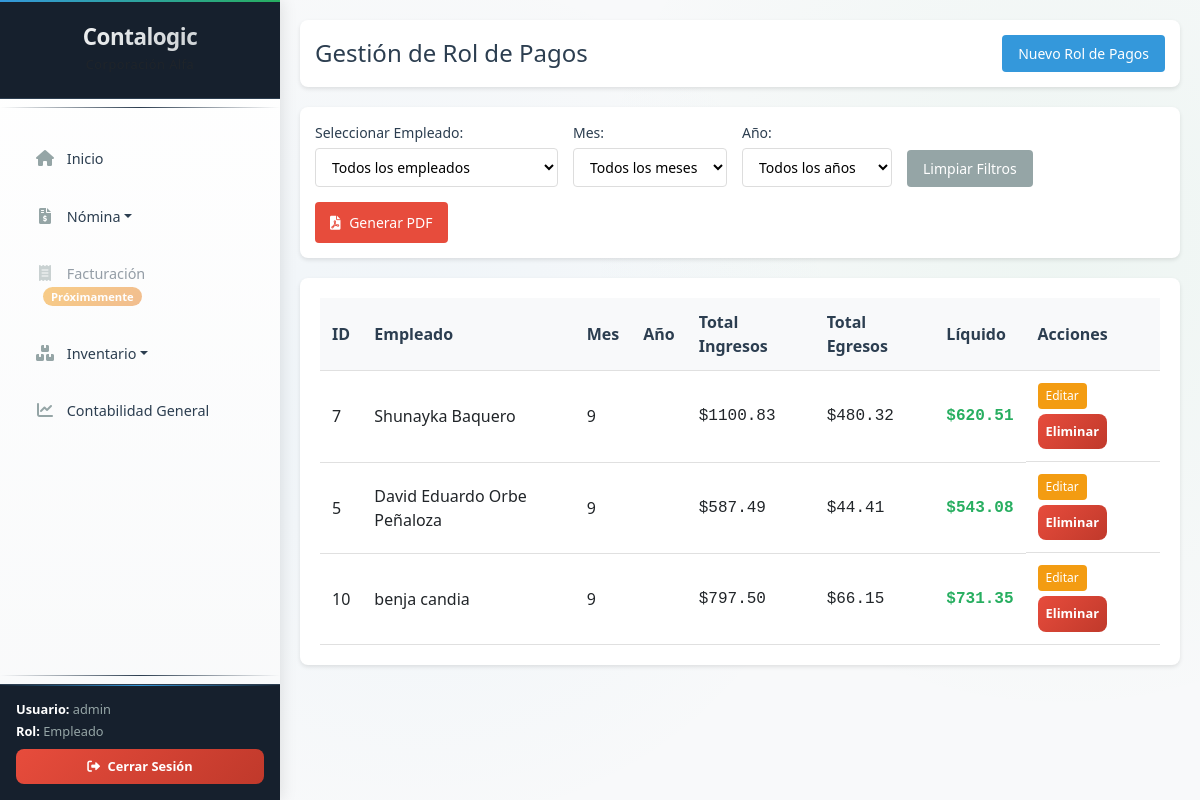
The app's page /rol_pagos (signed in), older data.
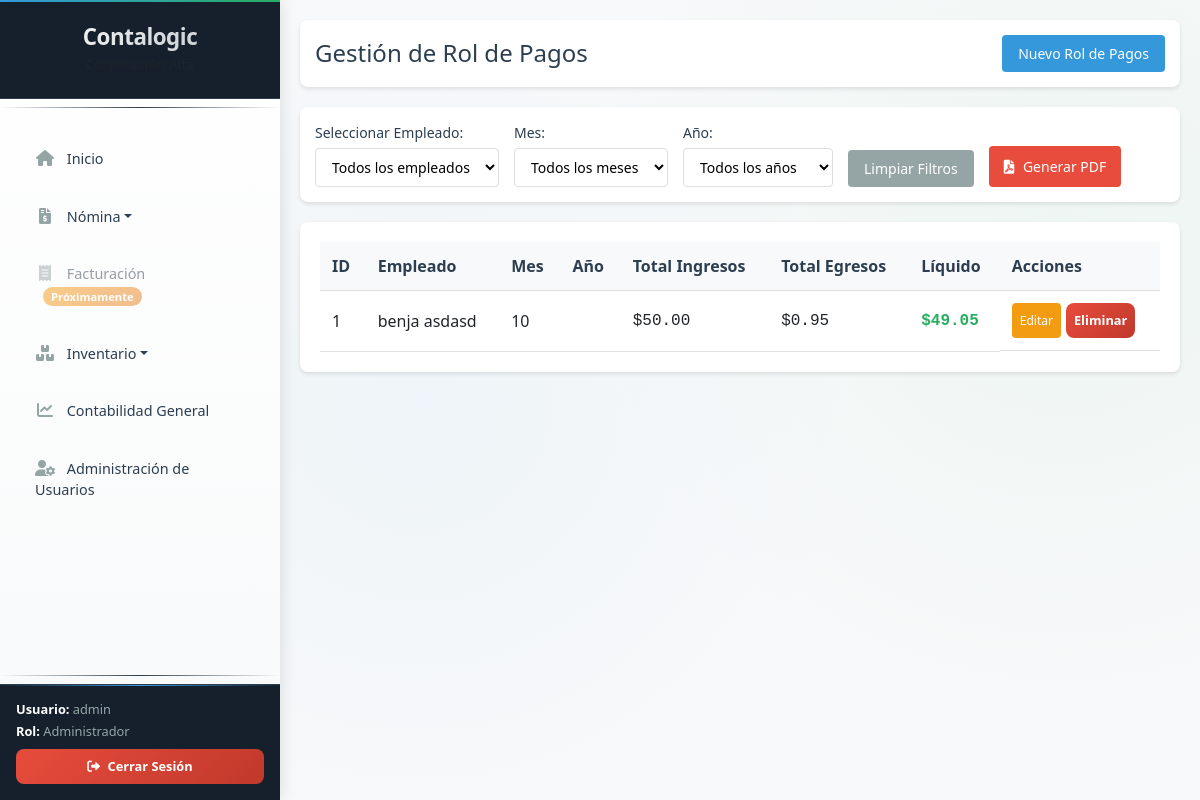
The same page, newer data.
### tables this page shows
CREATE TABLE rol_pagos (
        id INTEGER PRIMARY KEY AUTOINCREMENT,
        empleado_id INTEGER NOT NULL,
        dia INTEGER DEFAULT 1,
        mes INTEGER NOT NULL,
        año INTEGER NOT NULL,
        sueldo REAL NOT NULL,
        dias_trabajo REAL DEFAULT 0,
        bonificacion REAL DEFAULT 0,
        transporte REAL DEFAULT 0,
        alimentacion REAL DEFAULT 0,
        horas_extras REAL DEFAULT 0,
        tipo_horas_extras TEXT DEFAULT 'Ordinarias',
        valor_horas_extras REAL DEFAULT 0,
        decimo_tercero REAL DEFAULT 0,
        decimo_cuarto REAL DEFAULT 0,
        fondos_reserva REAL DEFAULT 0,
        otros_ingresos REAL DEFAULT 0,
        iess REAL DEFAULT 0,
        prestamos_iess REAL DEFAULT 0,
        impuesto_renta REAL DEFAULT 0,
        seguro_privado REAL DEFAULT 0,
        comisariato REAL DEFAULT 0,
        aporte_patronal REAL DEFAULT 0,
        total_ingresos REAL DEFAULT 0,
        total_egresos REAL DEFAULT 0,
        liquido_pagar REAL DEFAULT 0,
        fecha_generacion TIMESTAMP DEFAULT CURRENT_TIMESTAMP,
        FOREIGN KEY (empleado_id) REFERENCES empleados (id)
    );

### app.py (the view)
@app.route('/rol_pagos')
@login_required
def rol_pagos():
    empleado_id = request.args.get('empleado_id', '')
    mes = request.args.get('mes', '')
    ano = request.args.get('ano', '')
    query = """
    SELECT rp.*, e.nombres || ' ' || e.apellidos as empleado_nombre, e.id as empleado_id
    FROM rol_pagos rp
    JOIN empleados e ON rp.empleado_id = e.id
    WHERE e.activo = 1
    """
    params = []
    if empleado_id:
        query += " AND rp.empleado_id = ?"
        params.append(int(empleado_id))
    if mes:
        query += " AND rp.mes = ?"
        params.append(int(mes))
    if ano:
        query += " AND rp.año = ?"
        params.append(int(ano))
    query += " ORDER BY rp.año DESC, rp.mes DESC, e.apellidos, e.nombres"
    conn = get_db_connection()
    cursor = conn.cursor()
    cursor.execute(query, params)
    roles = cursor.fetchall()
    cursor.execute("SELECT id, nombres, apellidos FROM empleados WHERE activo = 1 ORDER BY apellidos, nombres")
    empleados = cursor.fetchall()
    conn.close()
    now = datetime.now()
    return render_template('rol_pagos.html',
                         roles=roles,
                         empleados=empleados,
                         current_day=now.day,
                         current_month=now.month,
                         current_year=now.year)

### app.py (called while the page is built)
def login_required(f):
    @wraps(f)
    def decorated_function(*args, **kwargs):
        if 'logged_in' not in session:
            return redirect(url_for('login'))
        return f(*args, **kwargs)
    return decorated_function

### database.py (called while the page is built)
def get_db_connection():
    conn = sqlite3.connect('contalogic.db')
    conn.row_factory = sqlite3.Row
    return conn

### templates/rol_pagos.html (shortened to what this page needs)
{% extends "base.html" %}
{% block css_files %}
<link rel="stylesheet" href="{{ url_for('static', filename='css/rol_pagos.css') }}">
{% endblock %}
{% block content %}
<div class="page-content">
    <div class="page-header">
        <h2>Gestión de Rol de Pagos</h2>
        <button class="btn btn-primary" onclick="openModal('newRolModal')">Nuevo Rol de Pagos</button>
    </div>
    <div class="filters-container">
        <div class="filter-group">
            <label for="empleado">Seleccionar Empleado:</label>
            <select id="empleado" onchange="filterByEmpleado()">
                <option value="">Todos los empleados</option>
            </select>
        </div>
        <div class="filter-group">
            <label for="mes">Mes:</label>
            <select id="mes" onchange="filterByPeriodo()">
                <option value="">Todos los meses</option>
            </select>
        </div>
        <div class="filter-group">
            <label for="ano">Año:</label>
            <select id="ano" onchange="filterByPeriodo()">
                <option value="">Todos los años</option>
            </select>
        </div>
        <button class="btn btn-secondary" onclick="clearFilters()">Limpiar Filtros</button>
        <button class="btn btn-pdf" onclick="generarPDF()">
            <i class="fas fa-file-pdf"></i> Generar PDF
        </button>
    </div>
    <div class="table-container">
        <table class="data-table" id="rolesTable">
            <thead>
                <tr>
                    <th>ID</th>
                    <th>Empleado</th>
                    <th>Mes</th>
                    <th>Año</th>
                    <th>Total Ingresos</th>
                    <th>Total Egresos</th>
                    <th>Líquido</th>
                    <th>Acciones</th>
                </tr>
            </thead>
            <tbody>
                {% for rol in roles %}
                <tr data-id="{{ rol.id }}" data-empleado="{{ rol.empleado_id }}">
                    <td>{{ rol.id }}</td>
                    <td>{{ rol.empleado_nombre }}</td>
                    <td>{{ rol.mes }}</td>
                    <td>{{ rol.ano }}</td>
                    <td class="currency">${{ "%.2f"|format(rol.total_ingresos or 0) }}</td>
                    <td class="currency">${{ "%.2f"|format(rol.total_egresos or 0) }}</td>
                    <td class="currency highlight">${{ "%.2f"|format(rol.liquido_pagar or 0) }}</td>
                    <td class="actions">
                        <button class="btn btn-sm btn-warning" onclick="editRol({{ rol.id }})">Editar</button>
                        <button class="btn btn-sm btn-danger" onclick="deleteRol({{ rol.id }})">Eliminar</button>
                    </td>
                </tr>
                {% endfor %}
            </tbody>
        </table>
    </div>
</div>
{% endblock %}

Row changes from the older to the newer data that the page shows:
removed rol_pagos: id "7", empleado_nombre "Shunayka Baquero", mes "9", total_ingresos "1100.83", total_egresos "480.32", liquido_pagar "620.51"
removed rol_pagos: id "5", empleado_nombre "David Eduardo Orbe Peñaloza", mes "9", total_ingresos "587.49", total_egresos "44.41", liquido_pagar "543.08"
removed rol_pagos: id "10", empleado_nombre "benja candia", mes "9", total_ingresos "797.50", total_egresos "66.15", liquido_pagar "731.35"
added rol_pagos: id "1", empleado_nombre "benja asdasd", mes "10", total_ingresos "50.00", total_egresos "0.95", liquido_pagar "49.05"
Text that changed along with them:
{{ session.user_role }}: "Empleado" → "Administrador"
text now shown: "Administración de Usuarios"
